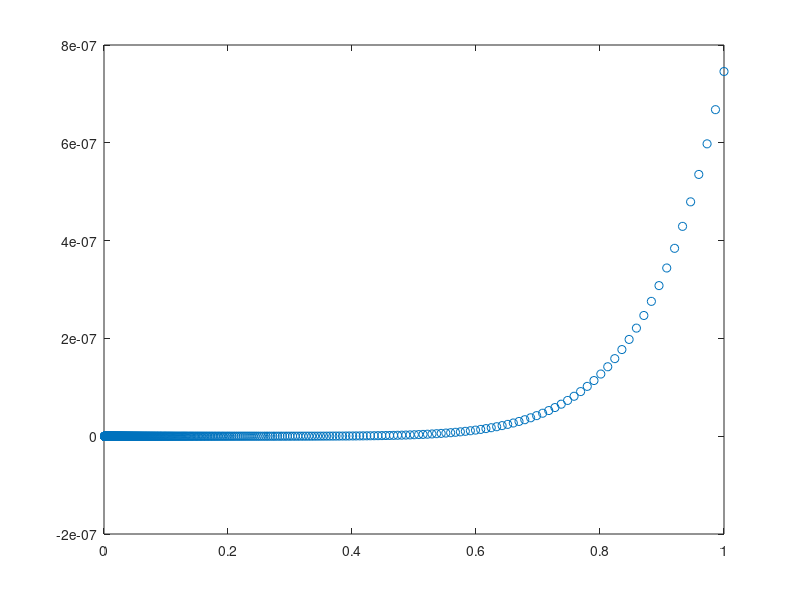

Write MATLAB code to recreate this figure.
x = logspace(-3,0,500);
Phi = 3 * (sin(x) - x.* cos(x))./x.^3;
q2 = x.^2;
Phi_2 = 1.0 + q2.*(-3./30. + q2.*(3./840. + q2.*(-3./45360.)))
plot(x, Phi-Phi_2,'o')
